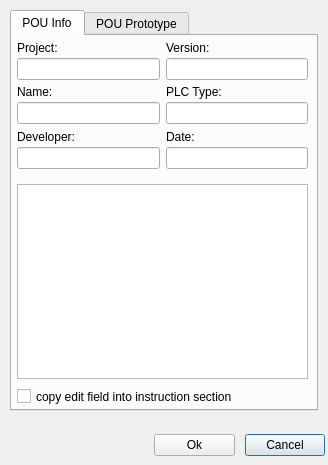
<?xml version="1.0" encoding="UTF-8"?>
<ui version="4.0">
 <class>POUInfoDialog</class>
 <widget class="QDialog" name="POUInfoDialog">
  <property name="windowModality">
   <enum>Qt::ApplicationModal</enum>
  </property>
  <property name="geometry">
   <rect>
    <x>0</x>
    <y>0</y>
    <width>328</width>
    <height>465</height>
   </rect>
  </property>
  <property name="sizePolicy">
   <sizepolicy hsizetype="Fixed" vsizetype="Fixed">
    <horstretch>0</horstretch>
    <verstretch>0</verstretch>
   </sizepolicy>
  </property>
  <property name="minimumSize">
   <size>
    <width>328</width>
    <height>465</height>
   </size>
  </property>
  <property name="maximumSize">
   <size>
    <width>328</width>
    <height>465</height>
   </size>
  </property>
  <property name="windowTitle">
   <string>POU Info</string>
  </property>
  <widget class="QWidget" name="horizontalLayout">
   <property name="geometry">
    <rect>
     <x>154</x>
     <y>429</y>
     <width>171</width>
     <height>32</height>
    </rect>
   </property>
   <layout class="QHBoxLayout" name="POUI_QHaboxLayout_okcancel">
    <property name="spacing">
     <number>10</number>
    </property>
    <item>
     <widget class="QPushButton" name="POUI_okButton">
      <property name="enabled">
       <bool>true</bool>
      </property>
      <property name="text">
       <string>Ok</string>
      </property>
      <property name="default">
       <bool>false</bool>
      </property>
     </widget>
    </item>
    <item>
     <widget class="QPushButton" name="POUI_cancelButton">
      <property name="text">
       <string>Cancel</string>
      </property>
      <property name="autoDefault">
       <bool>true</bool>
      </property>
      <property name="default">
       <bool>true</bool>
      </property>
     </widget>
    </item>
   </layout>
  </widget>
  <widget class="QTabWidget" name="POUI_tabWidget">
   <property name="geometry">
    <rect>
     <x>10</x>
     <y>10</y>
     <width>308</width>
     <height>401</height>
    </rect>
   </property>
   <property name="currentIndex">
    <number>0</number>
   </property>
   <widget class="QWidget" name="POUI_InfoTab">
    <attribute name="title">
     <string>POU Info</string>
    </attribute>
    <widget class="QTextEdit" name="POUI_textEdit_comment">
     <property name="geometry">
      <rect>
       <x>5</x>
       <y>148</y>
       <width>291</width>
       <height>195</height>
      </rect>
     </property>
     <property name="sizePolicy">
      <sizepolicy hsizetype="Fixed" vsizetype="Fixed">
       <horstretch>0</horstretch>
       <verstretch>0</verstretch>
      </sizepolicy>
     </property>
     <property name="minimumSize">
      <size>
       <width>291</width>
       <height>195</height>
      </size>
     </property>
     <property name="maximumSize">
      <size>
       <width>291</width>
       <height>195</height>
      </size>
     </property>
     <property name="acceptDrops">
      <bool>false</bool>
     </property>
     <property name="documentTitle">
      <string/>
     </property>
     <property name="lineWrapMode">
      <enum>QTextEdit::NoWrap</enum>
     </property>
     <property name="lineWrapColumnOrWidth">
      <number>0</number>
     </property>
     <property name="readOnly">
      <bool>false</bool>
     </property>
     <property name="tabStopWidth">
      <number>50</number>
     </property>
    </widget>
    <widget class="QWidget" name="layoutWidget">
     <property name="geometry">
      <rect>
       <x>1</x>
       <y>1</y>
       <width>299</width>
       <height>132</height>
      </rect>
     </property>
     <layout class="QGridLayout" name="POUI_GridLayout_inputfields">
      <property name="leftMargin">
       <number>0</number>
      </property>
      <property name="horizontalSpacing">
       <number>6</number>
      </property>
      <property name="verticalSpacing">
       <number>2</number>
      </property>
      <item row="0" column="0">
       <layout class="QVBoxLayout" name="POUI_VBoxLayout_project">
        <property name="spacing">
         <number>0</number>
        </property>
        <property name="leftMargin">
         <number>4</number>
        </property>
        <item>
         <widget class="QLabel" name="POUI_label_Prj">
          <property name="text">
           <string>Project:</string>
          </property>
         </widget>
        </item>
        <item>
         <widget class="QLineEdit" name="POUI_lineEdit_prj"/>
        </item>
       </layout>
      </item>
      <item row="0" column="1">
       <layout class="QVBoxLayout" name="POUI_VBoxLayout_version">
        <property name="spacing">
         <number>0</number>
        </property>
        <property name="rightMargin">
         <number>4</number>
        </property>
        <item>
         <widget class="QLabel" name="POUI_label_Version">
          <property name="text">
           <string>Version:</string>
          </property>
         </widget>
        </item>
        <item>
         <widget class="QLineEdit" name="POUI_lineEdit_version"/>
        </item>
       </layout>
      </item>
      <item row="1" column="0">
       <layout class="QVBoxLayout" name="POUI_VBoxLayout_name">
        <property name="spacing">
         <number>0</number>
        </property>
        <property name="leftMargin">
         <number>4</number>
        </property>
        <item>
         <widget class="QLabel" name="POUI_label_Name">
          <property name="text">
           <string>Name:</string>
          </property>
         </widget>
        </item>
        <item>
         <widget class="QLineEdit" name="POUI_lineEdit_name"/>
        </item>
       </layout>
      </item>
      <item row="1" column="1">
       <layout class="QVBoxLayout" name="POUI_VBoxLayout_plc">
        <property name="spacing">
         <number>0</number>
        </property>
        <property name="rightMargin">
         <number>4</number>
        </property>
        <item>
         <widget class="QLabel" name="POUI_label_PLC">
          <property name="text">
           <string>PLC Type:</string>
          </property>
         </widget>
        </item>
        <item>
         <widget class="QLineEdit" name="POUI_lineEdit_plc"/>
        </item>
       </layout>
      </item>
      <item row="2" column="0">
       <layout class="QVBoxLayout" name="POUI_VBoxLayout_developer">
        <property name="spacing">
         <number>0</number>
        </property>
        <property name="leftMargin">
         <number>4</number>
        </property>
        <item>
         <widget class="QLabel" name="POUI_label_Developer">
          <property name="text">
           <string>Developer:</string>
          </property>
         </widget>
        </item>
        <item>
         <widget class="QLineEdit" name="POUI_lineEdit_developer"/>
        </item>
       </layout>
      </item>
      <item row="2" column="1">
       <layout class="QVBoxLayout" name="POUI_VBoxLayout_date">
        <property name="spacing">
         <number>0</number>
        </property>
        <property name="rightMargin">
         <number>4</number>
        </property>
        <item>
         <widget class="QLabel" name="POUI_label_Date">
          <property name="text">
           <string>Date:</string>
          </property>
         </widget>
        </item>
        <item>
         <widget class="QLineEdit" name="POUI_lineEdit_date"/>
        </item>
       </layout>
      </item>
     </layout>
    </widget>
    <widget class="QCheckBox" name="POUI_checkBox_Comment">
     <property name="geometry">
      <rect>
       <x>5</x>
       <y>350</y>
       <width>291</width>
       <height>21</height>
      </rect>
     </property>
     <property name="text">
      <string>copy edit field into instruction section</string>
     </property>
    </widget>
   </widget>
   <widget class="QWidget" name="POUI_PrototypeTab">
    <attribute name="title">
     <string>POU Prototype</string>
    </attribute>
    <widget class="QTextEdit" name="POUI_textEdit_Prototype">
     <property name="geometry">
      <rect>
       <x>5</x>
       <y>2</y>
       <width>292</width>
       <height>365</height>
      </rect>
     </property>
     <property name="sizePolicy">
      <sizepolicy hsizetype="Fixed" vsizetype="Fixed">
       <horstretch>0</horstretch>
       <verstretch>0</verstretch>
      </sizepolicy>
     </property>
     <property name="minimumSize">
      <size>
       <width>292</width>
       <height>365</height>
      </size>
     </property>
     <property name="maximumSize">
      <size>
       <width>292</width>
       <height>365</height>
      </size>
     </property>
    </widget>
   </widget>
  </widget>
 </widget>
 <tabstops>
  <tabstop>POUI_cancelButton</tabstop>
  <tabstop>POUI_okButton</tabstop>
  <tabstop>POUI_tabWidget</tabstop>
  <tabstop>POUI_lineEdit_prj</tabstop>
  <tabstop>POUI_lineEdit_version</tabstop>
  <tabstop>POUI_lineEdit_name</tabstop>
  <tabstop>POUI_lineEdit_plc</tabstop>
  <tabstop>POUI_lineEdit_developer</tabstop>
  <tabstop>POUI_lineEdit_date</tabstop>
  <tabstop>POUI_textEdit_comment</tabstop>
  <tabstop>POUI_checkBox_Comment</tabstop>
  <tabstop>POUI_textEdit_Prototype</tabstop>
 </tabstops>
 <resources/>
 <connections>
  <connection>
   <sender>POUI_cancelButton</sender>
   <signal>clicked()</signal>
   <receiver>POUInfoDialog</receiver>
   <slot>reject()</slot>
   <hints>
    <hint type="sourcelabel">
     <x>282</x>
     <y>408</y>
    </hint>
    <hint type="destinationlabel">
     <x>164</x>
     <y>214</y>
    </hint>
   </hints>
  </connection>
  <connection>
   <sender>POUI_okButton</sender>
   <signal>clicked()</signal>
   <receiver>POUInfoDialog</receiver>
   <slot>accept()</slot>
   <hints>
    <hint type="sourcelabel">
     <x>196</x>
     <y>444</y>
    </hint>
    <hint type="destinationlabel">
     <x>164</x>
     <y>232</y>
    </hint>
   </hints>
  </connection>
 </connections>
</ui>
